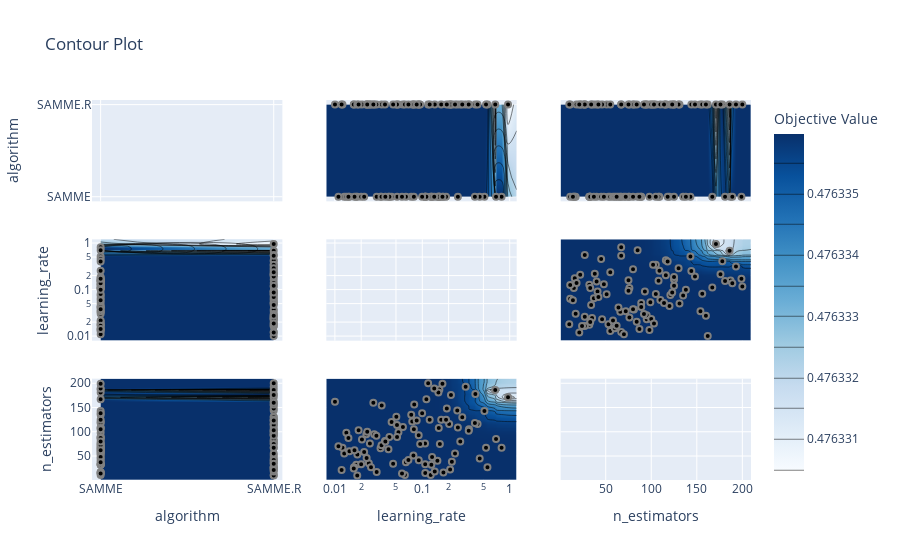

The notebook cell saved with this chart:
### Code cell
optuna.visualization.plot_contour(study)

### Figure 1 — Plotly figure (JSON) as saved in the notebook; plotly's stock layout.template omitted (floating-point values rounded to 4 significant figures; data arrays with more than 128 entries replaced by an {"elided": "..."} marker saying what was removed)
{"data": [{"type": "scatter", "xaxis": "x", "yaxis": "y"}, {"colorbar": {"title": {"text": "Objective Value"}}, "colorscale": [[0, "rgb(247,251,255)"], [0.125, "rgb(222,235,247)"], [0.25, "rgb(198,219,239)"], [0.375, "rgb(158,202,225)"], [0.5, "rgb(107,174,214)"], [0.625, "rgb(66,146,198)"], [0.75, "rgb(33,113,181)"], [0.875, "rgb(8,81,156)"], [1, "rgb(8,48,107)"]], "connectgaps": true, "contours": {"coloring": "heatmap"}, "hoverinfo": "none", "line": {"smoothing": 1.3}, "reversescale": false, "showscale": true, "type": "contour", "x": ["SAMME", "SAMME.R"], "xaxis": "x4", "y": [0.007978, 0.01002, 0.01098, 0.01194, 0.01221, 0.01279, 0.01353, 0.01429, 0.01467, 0.01644, 0.01654, 0.01676, 0.01753, 0.01803, 0.01807, 0.01867, 0.01997, 0.0204, 0.02163, 0.02289, 0.02307, 0.02345, 0.02446, 0.02514, 0.02591, 0.02754, 0.02817, 0.02986, 0.03007, 0.03327, 0.03415, 0.0343, 0.03743, 0.0378, 0.04104, 0.04204, 0.04456, 0.04638, 0.05049, 0.05135, 0.05143, 0.05336, 0.05859, 0.06005, 0.0632, 0.06498, 0.06939, 0.07474, 0.07676, 0.07919, 0.0801, 0.08088, 0.08627, 0.09094, 0.09119, 0.09454, 0.0996, 0.1075, 0.1079, 0.1081, 0.1114, 0.1167, 0.1214, 0.1249, 0.1269, 0.1294, 0.137, 0.1388, 0.1489, 0.1528, 0.1544, 0.1568, 0.1588, 0.1645, 0.1701, 0.1744, 0.1869, 0.1908, 0.2028, 0.2081, 0.2128, 0.2179, 0.2368, 0.2512, 0.2554, 0.2719, 0.2866, 0.3132, 0.3396, 0.342, 0.3996, 0.4046, 0.4288, 0.4535, 0.5138, 0.5357, 0.5565, 0.6832, 0.6975, 0.8076, 0.957, 1.202], "yaxis": "y4", "z": {"elided": "102x2 float values"}}, {"marker": {"color": "black", "line": {"color": "Gray", "width": 2}}, "mode": "markers", "name": "Feasible Trial", "showlegend": false, "type": "scatter", "x": ["SAMME.R", "SAMME", "SAMME.R", "SAMME", "SAMME", "SAMME.R", "SAMME.R", "SAMME.R", "SAMME", "SAMME.R", "SAMME.R", "SAMME.R", "SAMME", "SAMME", "SAMME.R", "SAMME.R", "SAMME", "SAMME", "SAMME", "SAMME", "SAMME", "SAMME.R", "SAMME.R", "SAMME", "SAMME", "SAMME.R", "SAMME.R", "SAMME.R", "SAMME.R", "SAMME.R", "SAMME.R", "SAMME.R", "SAMME", "SAMME.R", "SAMME", "SAMME.R", "SAMME", "SAMME", "SAMME", "SAMME", "SAMME", "SAMME.R", "SAMME", "SAMME.R", "SAMME.R", "SAMME", "SAMME", "SAMME", "SAMME", "SAMME", "SAMME", "SAMME", "SAMME.R", "SAMME", "SAMME.R", "SAMME", "SAMME.R", "SAMME.R", "SAMME.R", "SAMME.R", "SAMME.R", "SAMME.R", "SAMME.R", "SAMME", "SAMME.R", "SAMME", "SAMME.R", "SAMME.R", "SAMME.R", "SAMME.R", "SAMME.R", "SAMME.R", "SAMME", "SAMME.R", "SAMME", "SAMME.R", "SAMME.R", "SAMME.R", "SAMME.R", "SAMME.R", "SAMME", "SAMME.R", "SAMME", "SAMME", "SAMME.R", "SAMME.R", "SAMME", "SAMME", "SAMME", "SAMME", "SAMME", "SAMME", "SAMME.R", "SAMME", "SAMME.R", "SAMME", "SAMME.R", "SAMME.R", "SAMME.R", "SAMME.R"], "xaxis": "x4", "y": [0.02289, 0.1588, 0.02446, 0.01753, 0.1081, 0.4046, 0.2028, 0.05336, 0.1568, 0.07676, 0.2719, 0.2179, 0.1249, 0.5138, 0.01221, 0.0343, 0.8076, 0.05143, 0.07474, 0.03327, 0.01807, 0.342, 0.01002, 0.6975, 0.04456, 0.07919, 0.02307, 0.02514, 0.01654, 0.01644, 0.02817, 0.09119, 0.1489, 0.06005, 0.04104, 0.2081, 0.01997, 0.01279, 0.03007, 0.1075, 0.01353, 0.1645, 0.02163, 0.3132, 0.0632, 0.04204, 0.1269, 0.1744, 0.1079, 0.4535, 0.2554, 0.01098, 0.05049, 0.01467, 0.03743, 0.1294, 0.957, 0.6832, 0.4288, 0.2512, 0.02591, 0.09094, 0.01803, 0.06498, 0.3396, 0.03415, 0.2128, 0.1908, 0.1388, 0.08088, 0.5565, 0.2866, 0.3996, 0.1167, 0.1544, 0.0204, 0.02345, 0.02986, 0.05135, 0.09454, 0.01676, 0.06939, 0.01429, 0.1869, 0.01194, 0.2368, 0.1528, 0.1114, 0.137, 0.1701, 0.0801, 0.0996, 0.04638, 0.0378, 0.02754, 0.05859, 0.1214, 0.08627, 0.01867, 0.5357], "yaxis": "y4"}, {"colorbar": {"title": {"text": "Objective Value"}}, "colorscale": [[0, "rgb(247,251,255)"], [0.125, "rgb(222,235,247)"], [0.25, "rgb(198,219,239)"], [0.375, "rgb(158,202,225)"], [0.5, "rgb(107,174,214)"], [0.625, "rgb(66,146,198)"], [0.75, "rgb(33,113,181)"], [0.875, "rgb(8,81,156)"], [1, "rgb(8,48,107)"]], "connectgaps": true, "contours": {"coloring": "heatmap"}, "hoverinfo": "none", "line": {"smoothing": 1.3}, "reversescale": false, "showscale": false, "type": "contour", "x": ["SAMME", "SAMME.R"], "xaxis": "x7", "y": [0.5, 10, 11, 14, 15, 16, 17, 18, 21, 22, 24, 27, 32, 33, 34, 35, 37, 38, 40, 41, 42, 45, 46, 48, 51, 53, 55, 58, 60, 62, 64, 66, 67, 70, 72, 75, 76, 80, 81, 84, 85, 87, 89, 92, 93, 95, 98, 99, 100, 102, 103, 105, 108, 109, 110, 114, 116, 118, 120, 121, 123, 125, 130, 131, 135, 138, 143, 144, 148, 154, 156, 160, 162, 167, 171, 176, 178, 181, 186, 187, 189, 193, 199, 200, 209.5], "yaxis": "y7", "z": {"elided": "85x2 float values"}}, {"marker": {"color": "black", "line": {"color": "Gray", "width": 2}}, "mode": "markers", "name": "Feasible Trial", "showlegend": false, "type": "scatter", "x": ["SAMME.R", "SAMME", "SAMME.R", "SAMME", "SAMME", "SAMME.R", "SAMME.R", "SAMME.R", "SAMME", "SAMME.R", "SAMME.R", "SAMME.R", "SAMME", "SAMME", "SAMME.R", "SAMME.R", "SAMME", "SAMME", "SAMME", "SAMME", "SAMME", "SAMME.R", "SAMME.R", "SAMME", "SAMME", "SAMME.R", "SAMME.R", "SAMME.R", "SAMME.R", "SAMME.R", "SAMME.R", "SAMME.R", "SAMME", "SAMME.R", "SAMME", "SAMME.R", "SAMME", "SAMME", "SAMME", "SAMME", "SAMME", "SAMME.R", "SAMME", "SAMME.R", "SAMME.R", "SAMME", "SAMME", "SAMME", "SAMME", "SAMME", "SAMME", "SAMME", "SAMME.R", "SAMME", "SAMME.R", "SAMME", "SAMME.R", "SAMME.R", "SAMME.R", "SAMME.R", "SAMME.R", "SAMME.R", "SAMME.R", "SAMME", "SAMME.R", "SAMME", "SAMME.R", "SAMME.R", "SAMME.R", "SAMME.R", "SAMME.R", "SAMME.R", "SAMME", "SAMME.R", "SAMME", "SAMME.R", "SAMME.R", "SAMME.R", "SAMME.R", "SAMME.R", "SAMME", "SAMME.R", "SAMME", "SAMME", "SAMME.R", "SAMME.R", "SAMME", "SAMME", "SAMME", "SAMME", "SAMME", "SAMME", "SAMME.R", "SAMME", "SAMME.R", "SAMME", "SAMME.R", "SAMME.R", "SAMME.R", "SAMME.R"], "xaxis": "x7", "y": [95, 75, 35, 32, 15, 178, 116, 99, 187, 121, 80, 38, 11, 143, 67, 154, 67, 89, 135, 66, 53, 105, 162, 85, 120, 51, 46, 76, 27, 24, 95, 41, 40, 110, 64, 22, 33, 55, 17, 76, 98, 125, 58, 193, 11, 89, 32, 16, 33, 45, 109, 70, 131, 60, 81, 48, 171, 186, 116, 144, 27, 93, 10, 37, 102, 72, 176, 148, 18, 156, 27, 130, 118, 200, 108, 84, 100, 92, 114, 75, 62, 42, 87, 125, 21, 55, 181, 167, 189, 199, 105, 138, 34, 80, 160, 14, 125, 123, 103, 67], "yaxis": "y7"}, {"colorbar": {"title": {"text": "Objective Value"}}, "colorscale": [[0, "rgb(247,251,255)"], [0.125, "rgb(222,235,247)"], [0.25, "rgb(198,219,239)"], [0.375, "rgb(158,202,225)"], [0.5, "rgb(107,174,214)"], [0.625, "rgb(66,146,198)"], [0.75, "rgb(33,113,181)"], [0.875, "rgb(8,81,156)"], [1, "rgb(8,48,107)"]], "connectgaps": true, "contours": {"coloring": "heatmap"}, "hoverinfo": "none", "line": {"smoothing": 1.3}, "reversescale": false, "showscale": false, "type": "contour", "x": [0.007978, 0.01002, 0.01098, 0.01194, 0.01221, 0.01279, 0.01353, 0.01429, 0.01467, 0.01644, 0.01654, 0.01676, 0.01753, 0.01803, 0.01807, 0.01867, 0.01997, 0.0204, 0.02163, 0.02289, 0.02307, 0.02345, 0.02446, 0.02514, 0.02591, 0.02754, 0.02817, 0.02986, 0.03007, 0.03327, 0.03415, 0.0343, 0.03743, 0.0378, 0.04104, 0.04204, 0.04456, 0.04638, 0.05049, 0.05135, 0.05143, 0.05336, 0.05859, 0.06005, 0.0632, 0.06498, 0.06939, 0.07474, 0.07676, 0.07919, 0.0801, 0.08088, 0.08627, 0.09094, 0.09119, 0.09454, 0.0996, 0.1075, 0.1079, 0.1081, 0.1114, 0.1167, 0.1214, 0.1249, 0.1269, 0.1294, 0.137, 0.1388, 0.1489, 0.1528, 0.1544, 0.1568, 0.1588, 0.1645, 0.1701, 0.1744, 0.1869, 0.1908, 0.2028, 0.2081, 0.2128, 0.2179, 0.2368, 0.2512, 0.2554, 0.2719, 0.2866, 0.3132, 0.3396, 0.342, 0.3996, 0.4046, 0.4288, 0.4535, 0.5138, 0.5357, 0.5565, 0.6832, 0.6975, 0.8076, 0.957, 1.202], "xaxis": "x2", "y": ["SAMME", "SAMME.R"], "yaxis": "y2", "z": {"elided": "2x102 float values"}}, {"marker": {"color": "black", "line": {"color": "Gray", "width": 2}}, "mode": "markers", "name": "Feasible Trial", "showlegend": false, "type": "scatter", "x": [0.02289, 0.1588, 0.02446, 0.01753, 0.1081, 0.4046, 0.2028, 0.05336, 0.1568, 0.07676, 0.2719, 0.2179, 0.1249, 0.5138, 0.01221, 0.0343, 0.8076, 0.05143, 0.07474, 0.03327, 0.01807, 0.342, 0.01002, 0.6975, 0.04456, 0.07919, 0.02307, 0.02514, 0.01654, 0.01644, 0.02817, 0.09119, 0.1489, 0.06005, 0.04104, 0.2081, 0.01997, 0.01279, 0.03007, 0.1075, 0.01353, 0.1645, 0.02163, 0.3132, 0.0632, 0.04204, 0.1269, 0.1744, 0.1079, 0.4535, 0.2554, 0.01098, 0.05049, 0.01467, 0.03743, 0.1294, 0.957, 0.6832, 0.4288, 0.2512, 0.02591, 0.09094, 0.01803, 0.06498, 0.3396, 0.03415, 0.2128, 0.1908, 0.1388, 0.08088, 0.5565, 0.2866, 0.3996, 0.1167, 0.1544, 0.0204, 0.02345, 0.02986, 0.05135, 0.09454, 0.01676, 0.06939, 0.01429, 0.1869, 0.01194, 0.2368, 0.1528, 0.1114, 0.137, 0.1701, 0.0801, 0.0996, 0.04638, 0.0378, 0.02754, 0.05859, 0.1214, 0.08627, 0.01867, 0.5357], "xaxis": "x2", "y": ["SAMME.R", "SAMME", "SAMME.R", "SAMME", "SAMME", "SAMME.R", "SAMME.R", "SAMME.R", "SAMME", "SAMME.R", "SAMME.R", "SAMME.R", "SAMME", "SAMME", "SAMME.R", "SAMME.R", "SAMME", "SAMME", "SAMME", "SAMME", "SAMME", "SAMME.R", "SAMME.R", "SAMME", "SAMME", "SAMME.R", "SAMME.R", "SAMME.R", "SAMME.R", "SAMME.R", "SAMME.R", "SAMME.R", "SAMME", "SAMME.R", "SAMME", "SAMME.R", "SAMME", "SAMME", "SAMME", "SAMME", "SAMME", "SAMME.R", "SAMME", "SAMME.R", "SAMME.R", "SAMME", "SAMME", "SAMME", "SAMME", "SAMME", "SAMME", "SAMME", "SAMME.R", "SAMME", "SAMME.R", "SAMME", "SAMME.R", "SAMME.R", "SAMME.R", "SAMME.R", "SAMME.R", "SAMME.R", "SAMME.R", "SAMME", "SAMME.R", "SAMME", "SAMME.R", "SAMME.R", "SAMME.R", "SAMME.R", "SAMME.R", "SAMME.R", "SAMME", "SAMME.R", "SAMME", "SAMME.R", "SAMME.R", "SAMME.R", "SAMME.R", "SAMME.R", "SAMME", "SAMME.R", "SAMME", "SAMME", "SAMME.R", "SAMME.R", "SAMME", "SAMME", "SAMME", "SAMME", "SAMME", "SAMME", "SAMME.R", "SAMME", "SAMME.R", "SAMME", "SAMME.R", "SAMME.R", "SAMME.R", "SAMME.R"], "yaxis": "y2"}, {"type": "scatter", "xaxis": "x5", "yaxis": "y5"}, {"colorbar": {"title": {"text": "Objective Value"}}, "colorscale": [[0, "rgb(247,251,255)"], [0.125, "rgb(222,235,247)"], [0.25, "rgb(198,219,239)"], [0.375, "rgb(158,202,225)"], [0.5, "rgb(107,174,214)"], [0.625, "rgb(66,146,198)"], [0.75, "rgb(33,113,181)"], [0.875, "rgb(8,81,156)"], [1, "rgb(8,48,107)"]], "connectgaps": true, "contours": {"coloring": "heatmap"}, "hoverinfo": "none", "line": {"smoothing": 1.3}, "reversescale": false, "showscale": false, "type": "contour", "x": [0.007978, 0.01002, 0.01098, 0.01194, 0.01221, 0.01279, 0.01353, 0.01429, 0.01467, 0.01644, 0.01654, 0.01676, 0.01753, 0.01803, 0.01807, 0.01867, 0.01997, 0.0204, 0.02163, 0.02289, 0.02307, 0.02345, 0.02446, 0.02514, 0.02591, 0.02754, 0.02817, 0.02986, 0.03007, 0.03327, 0.03415, 0.0343, 0.03743, 0.0378, 0.04104, 0.04204, 0.04456, 0.04638, 0.05049, 0.05135, 0.05143, 0.05336, 0.05859, 0.06005, 0.0632, 0.06498, 0.06939, 0.07474, 0.07676, 0.07919, 0.0801, 0.08088, 0.08627, 0.09094, 0.09119, 0.09454, 0.0996, 0.1075, 0.1079, 0.1081, 0.1114, 0.1167, 0.1214, 0.1249, 0.1269, 0.1294, 0.137, 0.1388, 0.1489, 0.1528, 0.1544, 0.1568, 0.1588, 0.1645, 0.1701, 0.1744, 0.1869, 0.1908, 0.2028, 0.2081, 0.2128, 0.2179, 0.2368, 0.2512, 0.2554, 0.2719, 0.2866, 0.3132, 0.3396, 0.342, 0.3996, 0.4046, 0.4288, 0.4535, 0.5138, 0.5357, 0.5565, 0.6832, 0.6975, 0.8076, 0.957, 1.202], "xaxis": "x8", "y": [0.5, 10, 11, 14, 15, 16, 17, 18, 21, 22, 24, 27, 32, 33, 34, 35, 37, 38, 40, 41, 42, 45, 46, 48, 51, 53, 55, 58, 60, 62, 64, 66, 67, 70, 72, 75, 76, 80, 81, 84, 85, 87, 89, 92, 93, 95, 98, 99, 100, 102, 103, 105, 108, 109, 110, 114, 116, 118, 120, 121, 123, 125, 130, 131, 135, 138, 143, 144, 148, 154, 156, 160, 162, 167, 171, 176, 178, 181, 186, 187, 189, 193, 199, 200, 209.5], "yaxis": "y8", "z": {"elided": "85x102 float values"}}, {"marker": {"color": "black", "line": {"color": "Gray", "width": 2}}, "mode": "markers", "name": "Feasible Trial", "showlegend": false, "type": "scatter", "x": [0.02289, 0.1588, 0.02446, 0.01753, 0.1081, 0.4046, 0.2028, 0.05336, 0.1568, 0.07676, 0.2719, 0.2179, 0.1249, 0.5138, 0.01221, 0.0343, 0.8076, 0.05143, 0.07474, 0.03327, 0.01807, 0.342, 0.01002, 0.6975, 0.04456, 0.07919, 0.02307, 0.02514, 0.01654, 0.01644, 0.02817, 0.09119, 0.1489, 0.06005, 0.04104, 0.2081, 0.01997, 0.01279, 0.03007, 0.1075, 0.01353, 0.1645, 0.02163, 0.3132, 0.0632, 0.04204, 0.1269, 0.1744, 0.1079, 0.4535, 0.2554, 0.01098, 0.05049, 0.01467, 0.03743, 0.1294, 0.957, 0.6832, 0.4288, 0.2512, 0.02591, 0.09094, 0.01803, 0.06498, 0.3396, 0.03415, 0.2128, 0.1908, 0.1388, 0.08088, 0.5565, 0.2866, 0.3996, 0.1167, 0.1544, 0.0204, 0.02345, 0.02986, 0.05135, 0.09454, 0.01676, 0.06939, 0.01429, 0.1869, 0.01194, 0.2368, 0.1528, 0.1114, 0.137, 0.1701, 0.0801, 0.0996, 0.04638, 0.0378, 0.02754, 0.05859, 0.1214, 0.08627, 0.01867, 0.5357], "xaxis": "x8", "y": [95, 75, 35, 32, 15, 178, 116, 99, 187, 121, 80, 38, 11, 143, 67, 154, 67, 89, 135, 66, 53, 105, 162, 85, 120, 51, 46, 76, 27, 24, 95, 41, 40, 110, 64, 22, 33, 55, 17, 76, 98, 125, 58, 193, 11, 89, 32, 16, 33, 45, 109, 70, 131, 60, 81, 48, 171, 186, 116, 144, 27, 93, 10, 37, 102, 72, 176, 148, 18, 156, 27, 130, 118, 200, 108, 84, 100, 92, 114, 75, 62, 42, 87, 125, 21, 55, 181, 167, 189, 199, 105, 138, 34, 80, 160, 14, 125, 123, 103, 67], "yaxis": "y8"}, {"colorbar": {"title": {"text": "Objective Value"}}, "colorscale": [[0, "rgb(247,251,255)"], [0.125, "rgb(222,235,247)"], [0.25, "rgb(198,219,239)"], [0.375, "rgb(158,202,225)"], [0.5, "rgb(107,174,214)"], [0.625, "rgb(66,146,198)"], [0.75, "rgb(33,113,181)"], [0.875, "rgb(8,81,156)"], [1, "rgb(8,48,107)"]], "connectgaps": true, "contours": {"coloring": "heatmap"}, "hoverinfo": "none", "line": {"smoothing": 1.3}, "reversescale": false, "showscale": false, "type": "contour", "x": [0.5, 10, 11, 14, 15, 16, 17, 18, 21, 22, 24, 27, 32, 33, 34, 35, 37, 38, 40, 41, 42, 45, 46, 48, 51, 53, 55, 58, 60, 62, 64, 66, 67, 70, 72, 75, 76, 80, 81, 84, 85, 87, 89, 92, 93, 95, 98, 99, 100, 102, 103, 105, 108, 109, 110, 114, 116, 118, 120, 121, 123, 125, 130, 131, 135, 138, 143, 144, 148, 154, 156, 160, 162, 167, 171, 176, 178, 181, 186, 187, 189, 193, 199, 200, 209.5], "xaxis": "x3", "y": ["SAMME", "SAMME.R"], "yaxis": "y3", "z": {"elided": "2x85 float values"}}, {"marker": {"color": "black", "line": {"color": "Gray", "width": 2}}, "mode": "markers", "name": "Feasible Trial", "showlegend": false, "type": "scatter", "x": [95, 75, 35, 32, 15, 178, 116, 99, 187, 121, 80, 38, 11, 143, 67, 154, 67, 89, 135, 66, 53, 105, 162, 85, 120, 51, 46, 76, 27, 24, 95, 41, 40, 110, 64, 22, 33, 55, 17, 76, 98, 125, 58, 193, 11, 89, 32, 16, 33, 45, 109, 70, 131, 60, 81, 48, 171, 186, 116, 144, 27, 93, 10, 37, 102, 72, 176, 148, 18, 156, 27, 130, 118, 200, 108, 84, 100, 92, 114, 75, 62, 42, 87, 125, 21, 55, 181, 167, 189, 199, 105, 138, 34, 80, 160, 14, 125, 123, 103, 67], "xaxis": "x3", "y": ["SAMME.R", "SAMME", "SAMME.R", "SAMME", "SAMME", "SAMME.R", "SAMME.R", "SAMME.R", "SAMME", "SAMME.R", "SAMME.R", "SAMME.R", "SAMME", "SAMME", "SAMME.R", "SAMME.R", "SAMME", "SAMME", "SAMME", "SAMME", "SAMME", "SAMME.R", "SAMME.R", "SAMME", "SAMME", "SAMME.R", "SAMME.R", "SAMME.R", "SAMME.R", "SAMME.R", "SAMME.R", "SAMME.R", "SAMME", "SAMME.R", "SAMME", "SAMME.R", "SAMME", "SAMME", "SAMME", "SAMME", "SAMME", "SAMME.R", "SAMME", "SAMME.R", "SAMME.R", "SAMME", "SAMME", "SAMME", "SAMME", "SAMME", "SAMME", "SAMME", "SAMME.R", "SAMME", "SAMME.R", "SAMME", "SAMME.R", "SAMME.R", "SAMME.R", "SAMME.R", "SAMME.R", "SAMME.R", "SAMME.R", "SAMME", "SAMME.R", "SAMME", "SAMME.R", "SAMME.R", "SAMME.R", "SAMME.R", "SAMME.R", "SAMME.R", "SAMME", "SAMME.R", "SAMME", "SAMME.R", "SAMME.R", "SAMME.R", "SAMME.R", "SAMME.R", "SAMME", "SAMME.R", "SAMME", "SAMME", "SAMME.R", "SAMME.R", "SAMME", "SAMME", "SAMME", "SAMME", "SAMME", "SAMME", "SAMME.R", "SAMME", "SAMME.R", "SAMME", "SAMME.R", "SAMME.R", "SAMME.R", "SAMME.R"], "yaxis": "y3"}, {"colorbar": {"title": {"text": "Objective Value"}}, "colorscale": [[0, "rgb(247,251,255)"], [0.125, "rgb(222,235,247)"], [0.25, "rgb(198,219,239)"], [0.375, "rgb(158,202,225)"], [0.5, "rgb(107,174,214)"], [0.625, "rgb(66,146,198)"], [0.75, "rgb(33,113,181)"], [0.875, "rgb(8,81,156)"], [1, "rgb(8,48,107)"]], "connectgaps": true, "contours": {"coloring": "heatmap"}, "hoverinfo": "none", "line": {"smoothing": 1.3}, "reversescale": false, "showscale": false, "type": "contour", "x": [0.5, 10, 11, 14, 15, 16, 17, 18, 21, 22, 24, 27, 32, 33, 34, 35, 37, 38, 40, 41, 42, 45, 46, 48, 51, 53, 55, 58, 60, 62, 64, 66, 67, 70, 72, 75, 76, 80, 81, 84, 85, 87, 89, 92, 93, 95, 98, 99, 100, 102, 103, 105, 108, 109, 110, 114, 116, 118, 120, 121, 123, 125, 130, 131, 135, 138, 143, 144, 148, 154, 156, 160, 162, 167, 171, 176, 178, 181, 186, 187, 189, 193, 199, 200, 209.5], "xaxis": "x6", "y": [0.007978, 0.01002, 0.01098, 0.01194, 0.01221, 0.01279, 0.01353, 0.01429, 0.01467, 0.01644, 0.01654, 0.01676, 0.01753, 0.01803, 0.01807, 0.01867, 0.01997, 0.0204, 0.02163, 0.02289, 0.02307, 0.02345, 0.02446, 0.02514, 0.02591, 0.02754, 0.02817, 0.02986, 0.03007, 0.03327, 0.03415, 0.0343, 0.03743, 0.0378, 0.04104, 0.04204, 0.04456, 0.04638, 0.05049, 0.05135, 0.05143, 0.05336, 0.05859, 0.06005, 0.0632, 0.06498, 0.06939, 0.07474, 0.07676, 0.07919, 0.0801, 0.08088, 0.08627, 0.09094, 0.09119, 0.09454, 0.0996, 0.1075, 0.1079, 0.1081, 0.1114, 0.1167, 0.1214, 0.1249, 0.1269, 0.1294, 0.137, 0.1388, 0.1489, 0.1528, 0.1544, 0.1568, 0.1588, 0.1645, 0.1701, 0.1744, 0.1869, 0.1908, 0.2028, 0.2081, 0.2128, 0.2179, 0.2368, 0.2512, 0.2554, 0.2719, 0.2866, 0.3132, 0.3396, 0.342, 0.3996, 0.4046, 0.4288, 0.4535, 0.5138, 0.5357, 0.5565, 0.6832, 0.6975, 0.8076, 0.957, 1.202], "yaxis": "y6", "z": {"elided": "102x85 float values"}}, {"marker": {"color": "black", "line": {"color": "Gray", "width": 2}}, "mode": "markers", "name": "Feasible Trial", "showlegend": false, "type": "scatter", "x": [95, 75, 35, 32, 15, 178, 116, 99, 187, 121, 80, 38, 11, 143, 67, 154, 67, 89, 135, 66, 53, 105, 162, 85, 120, 51, 46, 76, 27, 24, 95, 41, 40, 110, 64, 22, 33, 55, 17, 76, 98, 125, 58, 193, 11, 89, 32, 16, 33, 45, 109, 70, 131, 60, 81, 48, 171, 186, 116, 144, 27, 93, 10, 37, 102, 72, 176, 148, 18, 156, 27, 130, 118, 200, 108, 84, 100, 92, 114, 75, 62, 42, 87, 125, 21, 55, 181, 167, 189, 199, 105, 138, 34, 80, 160, 14, 125, 123, 103, 67], "xaxis": "x6", "y": [0.02289, 0.1588, 0.02446, 0.01753, 0.1081, 0.4046, 0.2028, 0.05336, 0.1568, 0.07676, 0.2719, 0.2179, 0.1249, 0.5138, 0.01221, 0.0343, 0.8076, 0.05143, 0.07474, 0.03327, 0.01807, 0.342, 0.01002, 0.6975, 0.04456, 0.07919, 0.02307, 0.02514, 0.01654, 0.01644, 0.02817, 0.09119, 0.1489, 0.06005, 0.04104, 0.2081, 0.01997, 0.01279, 0.03007, 0.1075, 0.01353, 0.1645, 0.02163, 0.3132, 0.0632, 0.04204, 0.1269, 0.1744, 0.1079, 0.4535, 0.2554, 0.01098, 0.05049, 0.01467, 0.03743, 0.1294, 0.957, 0.6832, 0.4288, 0.2512, 0.02591, 0.09094, 0.01803, 0.06498, 0.3396, 0.03415, 0.2128, 0.1908, 0.1388, 0.08088, 0.5565, 0.2866, 0.3996, 0.1167, 0.1544, 0.0204, 0.02345, 0.02986, 0.05135, 0.09454, 0.01676, 0.06939, 0.01429, 0.1869, 0.01194, 0.2368, 0.1528, 0.1114, 0.137, 0.1701, 0.0801, 0.0996, 0.04638, 0.0378, 0.02754, 0.05859, 0.1214, 0.08627, 0.01867, 0.5357], "yaxis": "y6"}, {"type": "scatter", "xaxis": "x9", "yaxis": "y9"}], "layout": {"title": {"text": "Contour Plot"}, "xaxis": {"anchor": "y", "domain": [0, 0.2889], "matches": "x7", "range": [-0.05, 1.05], "showticklabels": false, "type": "category"}, "xaxis2": {"anchor": "y2", "domain": [0.3556, 0.6444], "matches": "x8", "range": [-2.098, 0.07992], "showticklabels": false, "type": "log"}, "xaxis3": {"anchor": "y3", "domain": [0.7111, 1], "matches": "x9", "range": [0.5, 209.5], "showticklabels": false}, "xaxis4": {"anchor": "y4", "domain": [0, 0.2889], "matches": "x7", "range": [-0.05, 1.05], "showticklabels": false, "type": "category"}, "xaxis5": {"anchor": "y5", "domain": [0.3556, 0.6444], "matches": "x8", "range": [-2.098, 0.07992], "showticklabels": false, "type": "log"}, "xaxis6": {"anchor": "y6", "domain": [0.7111, 1], "matches": "x9", "range": [0.5, 209.5], "showticklabels": false}, "xaxis7": {"anchor": "y7", "domain": [0, 0.2889], "range": [-0.05, 1.05], "title": {"text": "algorithm"}, "type": "category"}, "xaxis8": {"anchor": "y8", "domain": [0.3556, 0.6444], "range": [-2.098, 0.07992], "title": {"text": "learning_rate"}, "type": "log"}, "xaxis9": {"anchor": "y9", "domain": [0.7111, 1], "range": [0.5, 209.5], "title": {"text": "n_estimators"}}, "yaxis": {"anchor": "x", "domain": [0.7333, 1], "range": [-0.05, 1.05], "title": {"text": "algorithm"}, "type": "category"}, "yaxis2": {"anchor": "x2", "domain": [0.7333, 1], "matches": "y", "range": [-0.05, 1.05], "showticklabels": false, "type": "category"}, "yaxis3": {"anchor": "x3", "domain": [0.7333, 1], "matches": "y", "range": [-0.05, 1.05], "showticklabels": false, "type": "category"}, "yaxis4": {"anchor": "x4", "domain": [0.3667, 0.6333], "range": [-2.098, 0.07992], "title": {"text": "learning_rate"}, "type": "log"}, "yaxis5": {"anchor": "x5", "domain": [0.3667, 0.6333], "matches": "y4", "range": [-2.098, 0.07992], "showticklabels": false, "type": "log"}, "yaxis6": {"anchor": "x6", "domain": [0.3667, 0.6333], "matches": "y4", "range": [-2.098, 0.07992], "showticklabels": false, "type": "log"}, "yaxis7": {"anchor": "x7", "domain": [0, 0.2667], "range": [0.5, 209.5], "title": {"text": "n_estimators"}}, "yaxis8": {"anchor": "x8", "domain": [0, 0.2667], "matches": "y7", "range": [0.5, 209.5], "showticklabels": false}, "yaxis9": {"anchor": "x9", "domain": [0, 0.2667], "matches": "y7", "range": [0.5, 209.5], "showticklabels": false}}}
